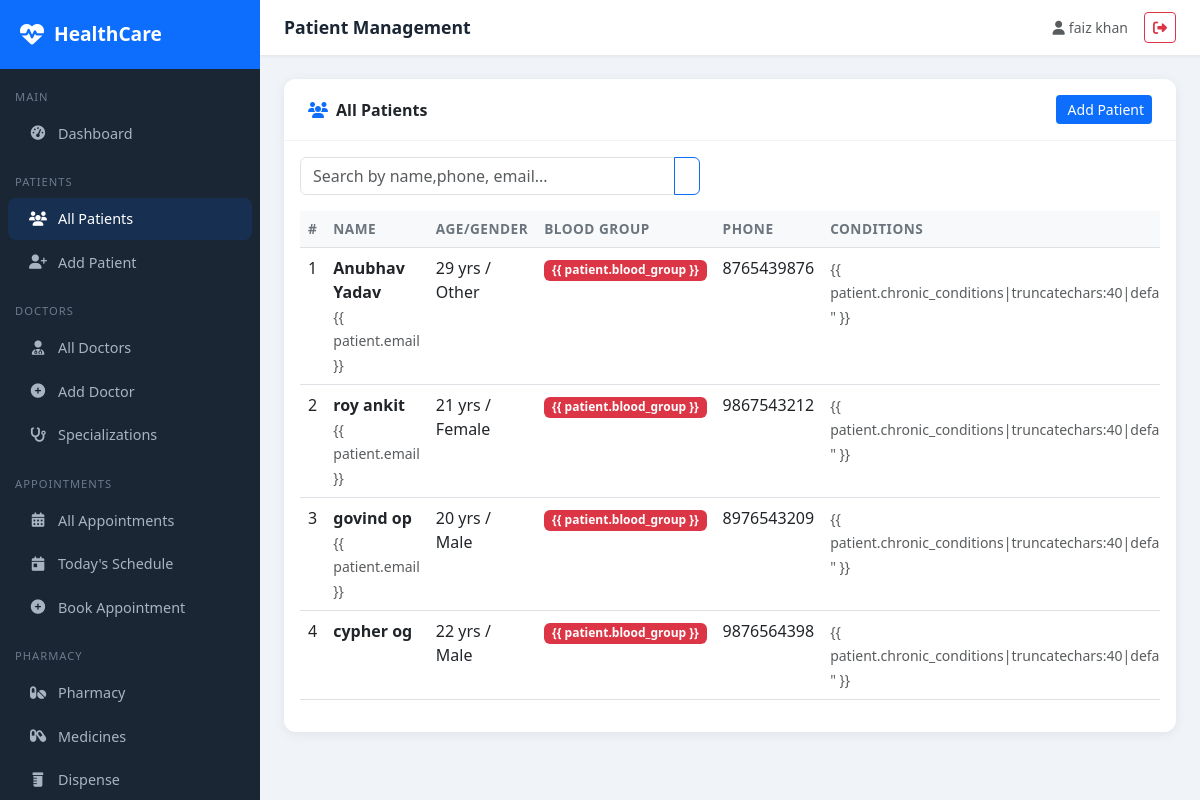
The app's page /patients/ (signed in), older data.
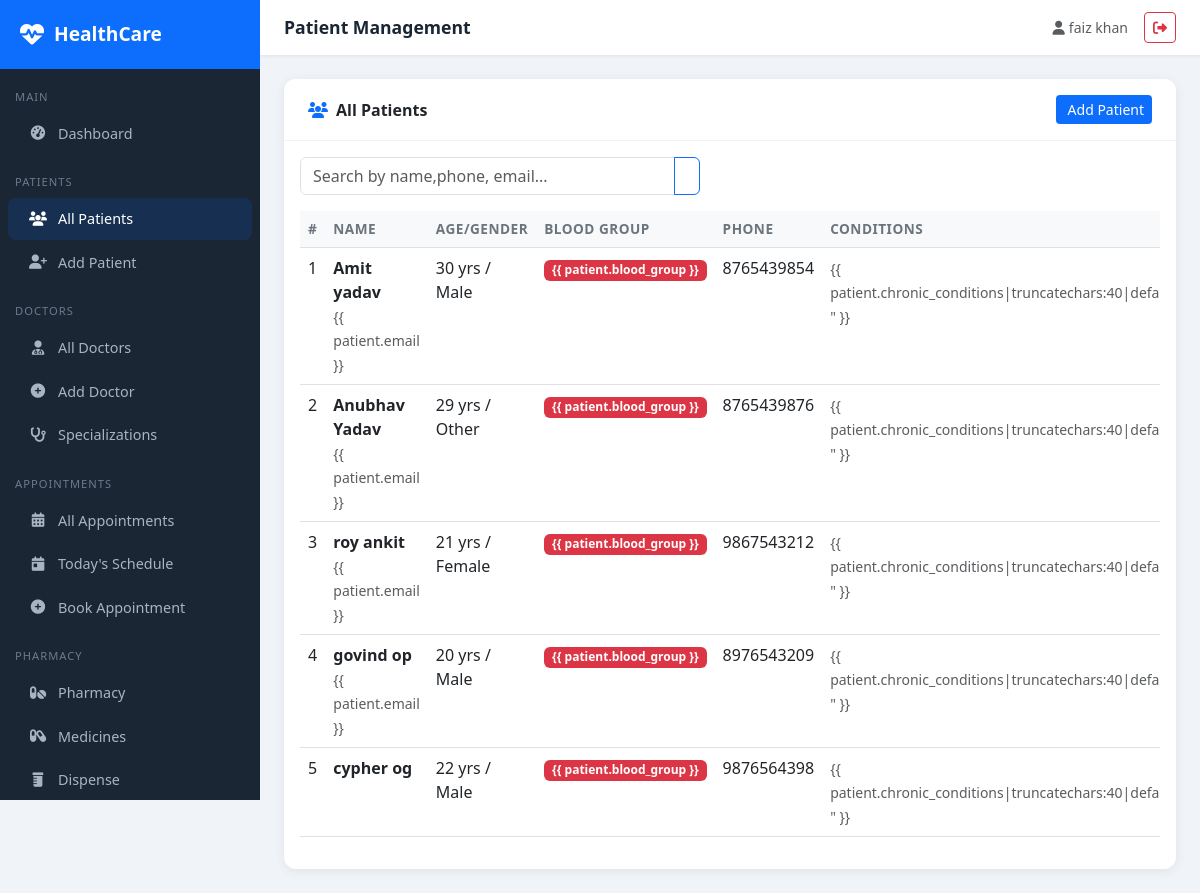
The same page, newer data.
### healthcare_dashboard/patients/models.py (models this page shows, shortened)
class Patient(models.Model):
    BLOOD_GROUP_CHOICES = [
        ('A+', 'A+'),
        ('A-', 'A-'),
        ('B+', 'B+'),
        ('B-', 'B-'),
        ('O+', 'O+'),
        ('O-', 'O-'),
        ('AB+', 'AB+'),
        ('AB-', 'AB-'),
    ]
    GENDER_CHOICES = [
        ('M', 'Male'),
        ('F', 'Female'),
        ('O', 'Other'),
    ]
    user = models.OneToOneField(User, on_delete=models.SET_NULL, null=True, blank=True)
    first_name = models.CharField(max_length=100)
    last_name = models.CharField(max_length=100)
    date_of_birth = models.DateField()
    gender = models.CharField(max_length=1, choices=GENDER_CHOICES)
    blood_group = models.CharField(max_length=3, choices=BLOOD_GROUP_CHOICES, blank=True)
    phone = models.CharField(max_length=15)
    email = models.EmailField(blank=True)
    address = models.TextField()
    emergency_contact_name = models.CharField(max_length=100, blank=True)
    emergency_contact_phone = models.CharField(max_length=15, blank=True)
    allergies = models.TextField(blank=True, help_text='List known allergies')
    chronic_conditions = models.TextField(blank=True)
    insurance_provider = models.CharField(max_length=100, blank=True)
    insurance_id = models.CharField(max_length=50, blank=True)
    created_at = models.DateTimeField(auto_now_add=True)
    updated_at = models.DateTimeField(auto_now=True)
    def __str__(self):
        return f"{self.first_name} {self.last_name}"
    @property
    def age(self):
        from datetime import date
        today = date.today()
        return today.year - self.date_of_birth.year - (
            (today.month, today.day) < (self.date_of_birth.month, self.date_of_birth.day)
        )

### healthcare_dashboard/patients/views.py (the view, shortened to what this page needs)
# urls.py: path('', views.patient_list, name='patient_list'),
@login_required
def patient_list(request):
    query = request.GET.get('q', '')
    patients = Patient.objects.all().order_by('-created_at')
    return render(request, 'patients/patient_list.html', {'patients': patients, 'query': query})

### healthcare_dashboard/templates/patients/patient_list.html (shortened to what this page needs)
{% extends 'base/base.html' %}
{% block page_title %}Patient Management{% endblock %}
{% block content %}
<div class="card">
<div class="card-header py-3 px-4 d-flex justify-content-between align-items-center">
<span><i class="fas fa-users text-primary me-2"></i>All Patients</span>
<a href="{% url 'patient_create' %}" class="btn btn-primary btn-sm">Add Patient</a>
</div>
<div class="card-body">
<form method="get" class="mb-3">
<div class="input-group" style="max-width:400px">
<input type="text" name="q" class="form-control" placeholder="Search by name,
phone, email..." value="{{ query }}">
<button class="btn btn-outline-primary" type="submit"></button>
</div>
</form>
<div class="table-responsive">
<table class="table table-hover">
<thead>
<tr><th>#</th><th>Name</th><th>Age/Gender</th><th>Blood
Group</th><th>Phone</th><th>Conditions</th><th>Actions</th></tr>
</thead>
<tbody>
{% for patient in patients %}
<tr>
<td>{{ forloop.counter }}</td>
<td>
<a href="{% url 'patient_detail' patient.pk %}" class="text-decoration-none
fw-semibold text-dark">{{ patient }}</a>
{% if patient.email %}<br><small class="text-muted">{{ patient.email
}}</small>{% endif %}
</td>
<td>{{ patient.age }} yrs / {{ patient.get_gender_display }}</td>
<td>{% if patient.blood_group %}<span class="badge bg-danger">{{
patient.blood_group }}</span>{% else %}-{% endif %}</td>
<td>{{ patient.phone }}</td>
<td><small class="text-muted">{{
patient.chronic_conditions|truncatechars:40|default:"-" }}</small></td>
</tr>
{% empty %}
<tr><td colspan="7" class="text-center text-muted py-5">
<i class="fas fa-users fa-3x mb-3 d-block opacity-25"></i>
No patients found. <a href="{% url 'patient_create' %}">Add the first
patient</a>.
</td></tr>
{% endfor %}
</tbody>
</table>
</div>
</div>
</div>
{% endblock %}

Row changes from the older to the newer data that the page shows:
added Patient: first_name+last_name "Amit yadav", email "{{ patient.email }}", age "30", gender "Male", blood_group "{{ patient.blood_group }}", phone "8765439854"
